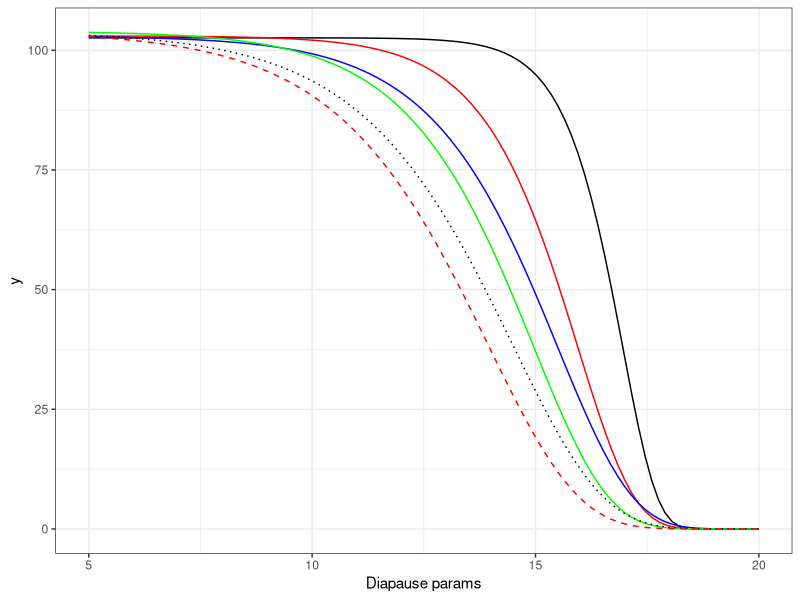

Write the R code that produced this figure.
library(ggplot2)

diapause <- function(x){
  102.6077 * exp(-exp(1.306483 * (x - 16.95815)))
}

diapause_1 <- function(x){
  103 * exp(-exp(.8 * (x - 15.95)))
}

diapause_2 <- function(x){
  103 * exp(-exp(.6 * (x - 15.5 )))
}

diapause_3 <- function(x){
  104 * exp(-exp(.6 * (x - 14.95 )))
}

diapause_4 <- function(x){
  104 * exp(-exp(.5 * (x - 14.5 )))
}

diapause_5 <- function(x){
  104 * exp(-exp(.5 * (x - 13.95 )))
}

ggplot(data = data.frame(x = 0), mapping = aes(x = x)) + theme_bw()+
labs(x="Diapause params") + 
xlim(5, 20) + 
stat_function(fun = diapause) +
stat_function(fun = diapause_1, color="red") + 
stat_function(fun = diapause_2, color="blue") +
stat_function(fun = diapause_3, color="green")+
stat_function(fun = diapause_4, color="black", linetype=3) + 
stat_function(fun = diapause_5, color="red", linetype=2)
